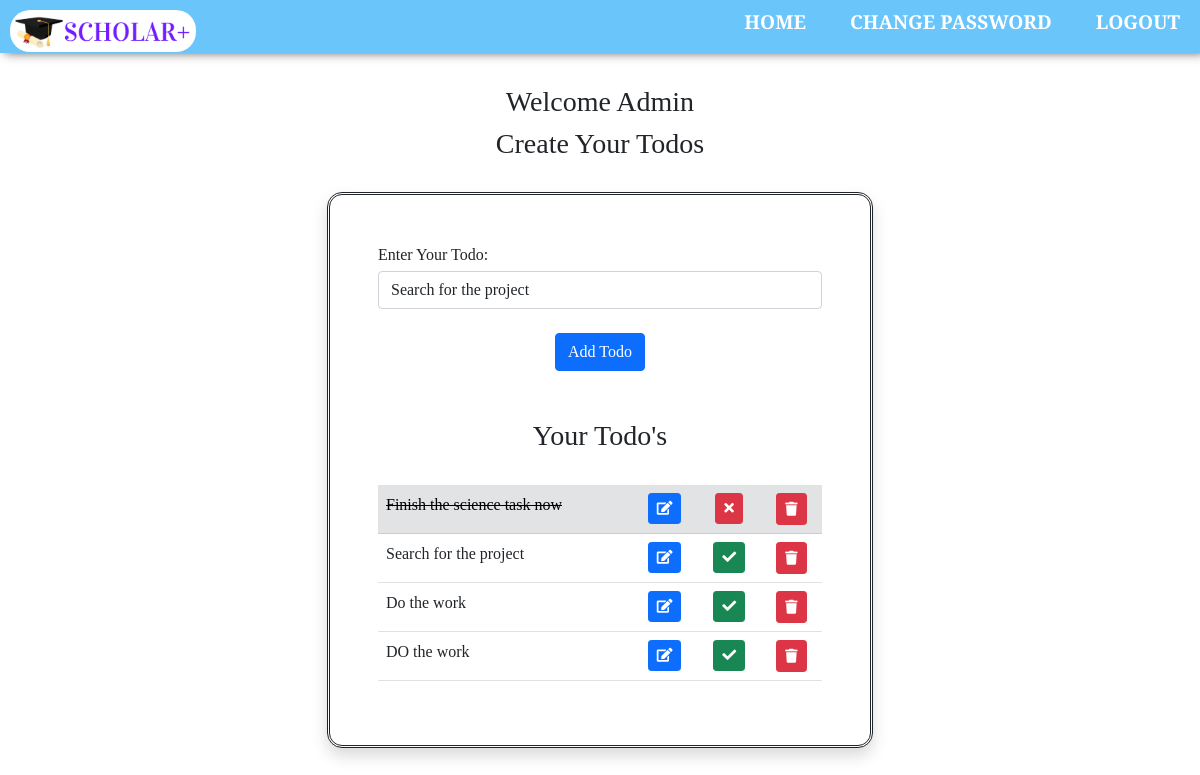
/edit/18 (signed in), run on the app's committed database.
### app/models.py (models this page shows, shortened)
class todo_list(models.Model):
    user = models.ForeignKey(User, on_delete=models.CASCADE)
    desc = models.CharField(max_length=200)
    done = models.BooleanField(default=False)

### app/views.py (the view)
# urls.py: path('edit/<todo_id>', views.edit, name="edit"),
def edit(request, todo_id):
    if request.user.is_authenticated:
        if request.method == 'POST':
            user = request.user
            todo = todo_list.objects.get(pk=todo_id, user=user)
            form = Todo_Form(request.POST or None, instance=todo)
            if form.is_valid():
                form.save()
                messages.success(request, ('Todo Has Been Edited!'))
            return redirect('todo')
        else:
            user = request.user
            todo = todo_list.objects.get(pk=todo_id, user=user)
            form = Todo_Form(request.POST or None, instance=todo)
            alllist = todo_list.objects.filter(user=user)
            return render(request, 'todo.html', {'form': form, 'alllist': alllist})

### app/forms.py
class Todo_Form(forms.ModelForm):
    desc = forms.CharField(
        label='Enter Your Todo', widget=forms.TextInput(attrs={'class': 'form-control'}))
    class Meta:
        model = todo_list
        fields = ['desc']

### app/templates/todo.html (shortened to what this page needs)
{% load static %}
<!doctype html>
<html lang="en">
  <head>
    <link rel="stylesheet" href="/static/css/logincss.css">
    <link href="https://cdn.jsdelivr.net/npm/bootstrap@5.1.2/dist/css/bootstrap.min.css" rel="stylesheet">
    <link
      rel="stylesheet"
      href="https://use.fontawesome.com/releases/v5.8.1/css/all.css"
    />
  </head>
  <body>
 <div class="banner">
            <div class="navbar">
                <img src="/static/images/logo.png" class="logo">
                 <ul>
                <li><a href="{% url 'homepage' %}" style="color:white"><b>HOME</b></a></li>
                <li><a href="{% url 'changepassword' %}" style="color:white"><b>CHANGE PASSWORD</b></a></li>
                <li><a href="{% url 'logout' %}" style="color:white"><b>LOGOUT</b></a></li>
                </ul>
            </div>
{% if request.user.is_authenticated %}
<div class="container">
      <div class="row my-3">
        <div class="col-sm-6 offset-sm-3 mt-3">
        <h3 align="center">Welcome {{request.user.username|capfirst}}</h3>
        <h3 align="center">Create Your Todos</h3>
          <br />
{% endif %}
          <form action="" method="post" novalidate class="shadow p-5 mb-5"  style="border-radius:15px ; border-style:solid ; border-style: double; background-color: white" ;>
          {% for fm in form %}
              <div class="form-group mb-4">
              <div class="forlabel mb-1">
              {{fm.label_tag}}</div>{{fm}}
              </div>
            {% endfor %}
            <div class="buttonone mt-1" align="center">
            <input type="submit" value="Add Todo" class="btn btn-primary"/>
            <br />
          </form>
        <div class="newone mt-5">
        <h3 align="center">Your Todo's</h3>
          <br />
          </div>
          {% if alllist %}
          <table class="table table-hover table-light-bordered" >
          {% for todo in alllist %}
          {% if todo.done %}
            <tr class="table-secondary">
              <td class="cross_off">{{  todo.desc  }}</a></td>
              <td><center><a href="{% url 'edit' todo.id %}" class="btn btn-sm btn-primary mr-3"><i class="fas fa-edit"></i></a></center></td>
              <td><center><a href="{% url 'notdone_todo' todo.id %}" class="btn btn-sm btn-danger mr-3"><i class="fa fa-times" aria-hidden="true"></i></a></center></td>
              <td><center><a href= "{% url 'delete' todo.id %}" class="btn btn-sm btn-danger mr-3"><i class="fa fa-trash mx-0 my-1" align="center" aria-hidden="true"></i></a></center></td>
            </tr>
          {% else %}
            <tr>
              <td>{{  todo.desc  }}</a></td>
              <td><center><a href="{% url 'edit' todo.id %}" class="btn btn-sm btn-primary mr-3"><i class="fas fa-edit"></i></a></center></td>
              <td><center><a href="{% url 'done_todo' todo.id %}" class="btn btn-sm btn-success mr-3"><i class="fa fa-check" aria-hidden="true"></i></a></center></td>
              <td><center><a href= "{% url 'delete' todo.id %}" class="btn btn-sm btn-danger mr-3"><i class="fa fa-trash mx-0 my-1" align="center" aria-hidden="true"></i></a></center></td>
            </tr>
          {% endif %}
          {% endfor %}
          </table>
          {% endif %}
          </div>
          </div>
          </div>
          </div>
  </body>
</html>

### app/static/css/logincss.css (style rules this page uses)
* { margin: 0; padding: 0; font-family: 'Arvo', serif; }
.banner { width: 100%; height: 100vh; background-size: cover; background-position: center; }
.navbar { width: 100%; margin: auto; padding: 15px 0; display: flex; align-items: center; justify-content: space-between; background-color:rgb(106, 197, 250);; box-shadow: 5px 0px 10px rgb(97, 96, 96); font-family:'Times New Roman', Times, serif; height: 1.4cm; }
.logo { width: 186px; cursor: pointer; border-radius: 20px; margin-left: 10px; float: left }
.navbar ul li { list-style: none; display: inline-block; margin: 0 20px; position: relative; }
.navbar ul li a { text-decoration: none; color: rgb(255, 255, 255); text-transform: uppercase; font-size:120%; font-family:Cambria, Cochin, Georgia, Times, 'Times New Roman', serif; }
.navbar ul li::after { content: ''; height: 3px; border-radius: 3px; width: 0; background:rgb(255, 255, 255); position: absolute; left: 0; bottom: -10px; transition: 0.07s; }
* { margin: 0; padding: 0; box-sizing: border-box; font-family: 'Arvo', serif; }
body { justify-content: center; align-items: center; display: flex; background-color: rgb(255, 255, 255); background-image: linear-gradient(rgba(255, 255, 255, 0.5),rgba(255, 255, 255, 0.5)),url(/static/images/background.jpg); min-height: 100vh; background-attachment: fixed; background-size: cover; background-position: left; }
.cross_off { text-decoration: line-through; }

### data on the page
todo_list: form "Search for the project", desc "Search for the project"
todo_list: desc "Finish the science task now"
todo_list: desc "Do the work"
todo_list: desc "DO the work"

### other printed values
{{ request.user.username|capfirst }} "Admin"
{{ fm.label_tag }} "Enter Your Todo:"
